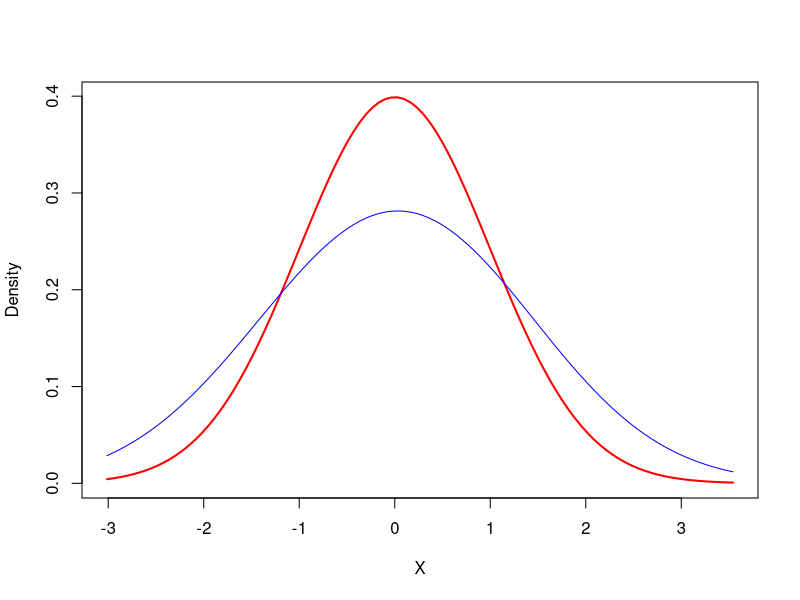

The R source for this figure:


kernel_estimator <- function(X, K, h) {
  stopifnot("X is invalid sample" = is.numeric(X) && length(X) > 0,
            "K is not a function" = is.function(K),
            "h is no number" = is.numeric(h) && length(h) == 1)
  
  estimator <- function(x) {
    stopifnot("x is invalid" = is.numeric(x) && length(x) > 0)
    
    n <- length(X)
    m <- length(x)
    Mat <- matrix(0, nrow = n, ncol = m)
    
    for(i in 1:n) {
      for(j in 1:m) {
        U <- (X[i]-x[j])/h
        Mat[i,j] <- K(U)/h
      }
    }
    apply(Mat, 2, mean)
  }
}

#Beispiel
set.seed(10)
n <- 1000
X <- rnorm(n)
norm_estim <- kernel_estimator(X, dnorm, 1)
norm_estim(100)
dnorm(100)
norm_estim(c(0,1,-1))
dnorm(c(0,1,-1))

#Plotten
a <- min(X)
b <- max(X)

x_plot <- seq(a, b, length.out = 100)
x_estim <- norm_estim(x_plot)
x_real <- dnorm(x_plot)

plot(x_plot, x_real, type = "l", col = "red", lwd = 2, xlab = "X", ylab = "Density")
lines(x_plot, x_estim, col = "blue")
